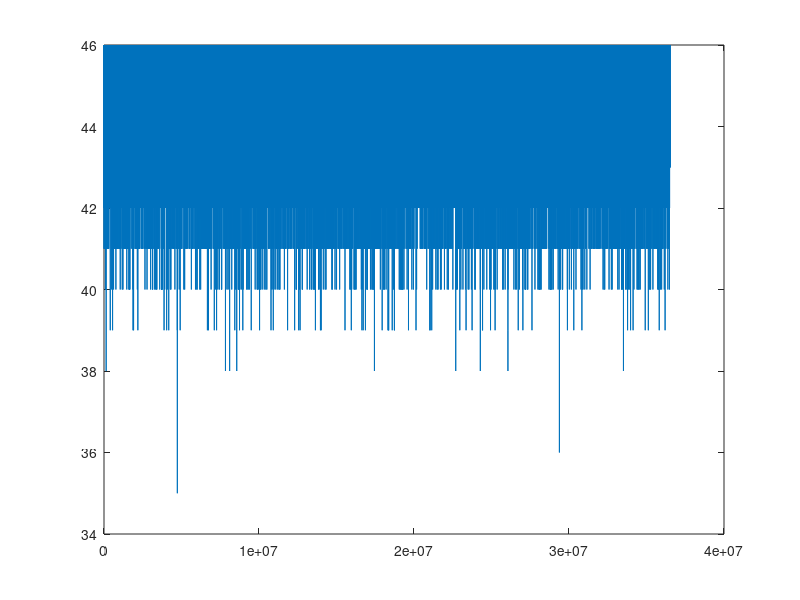

MATLAB code to generate this figure: (Note: this script raises an error after producing the figure.)
close all
clear all
clc

% This script is for testing dual source replenishment strategy
% with assumption of synchronized resupply time

%% Test Param
%.. Sim time
dt_sim      =   90;                  % [day]
time_sim    =   0:dt_sim:365*100000;

%.. Marcov Chain Period
dt_period   =   90;                 % [day]
cnt_period  =   round(dt_period/dt_sim);

%.. Failure rate
p_fail      =   0.05/365;            % [#/day]
p_sim       =   p_fail * dt_sim;    % [#/dt_sim]
p_period    =   p_fail * dt_period; % [#/dt_drfit]

%.. (Q,R) Policy Parameter
Q1  =   4;
R1  =   42;
Q2  =   4;
R2  =   38;

%.. Direct LV Parameters
mu_LV   =   60;     % [day]
T0_LV   =   0*dt_period;
p_av    =   0.9;

%% (Q, R) Policy with fixed time order
rng('default')
iter_max    =   10;

for iter = 1:1
    % Initialize Variables
    N_on =   R1+round(Q1*rand);
    Ni_on =   zeros(length(time_sim),1);    % The number of availalbe stock at every moment
    Ni_Q1 = -ones(length(time_sim),1);      % The number of stock right after the Q1 resupply moment
    Ni_R1 = -ones(length(time_sim),1);      % The number of stock at the R1 reordering moment
    Ni_Q2 = -ones(length(time_sim),1);      % The number of stock right after the Q2 resupply moment
    Ni_R2 = -ones(length(time_sim),1);      % The number of stock at the R2 reordering moment
    T_LV = -ones(length(time_sim),1);       % Lead Time
    N_av = 0;
    N_nav = 0;
    Lv_on = 0;
    cnt = 0;
    dcnt = 0;
    % Apply Policy
    for i = 1:length(time_sim)

        % Check Resupply Arrival
        if Lv_on == 1
            N_on = N_on + Q2;
            Lv_on = 0;
            Ni_Q2(i) = N_on;
        elseif Lv_on > 1
            Lv_on = Lv_on - 1;
        end
        
        % Generate Fail Sample at every drift period
        if mod(i,cnt_period) == 0
%             N_fail = poissrnd(N_on*p_period, 1);
            N_fail = poissrnd((Q1+R1)*p_period, 1);
            N_on = max([N_on - N_fail, 0]);
        end
        
        % Check Reorder at every drift period
        if mod(i,cnt_period) == 0
            % Check Q1 First
            
            Ni_R1(i) = N_on;
            if N_on <= R1
                if rand < p_av
                    N_on = N_on + Q1;
                    N_av = N_av + 1;
                else
                    N_nav = N_nav + 1;
                end
            end
            Ni_Q1(i) = N_on;
            % Check Q2 Next
            if Lv_on == 0 && N_on <= R2
                dt_LV = T0_LV + exprnd(mu_LV,1);
                Lv_on = ceil(dt_LV/dt_sim);
                T_LV(i) = Lv_on - 1;
                Ni_R2(i) = N_on;
            end
            
            if Lv_on ~= 0
                cnt = cnt + 1;
            else
                dcnt = dcnt + 1;
            end
        end
        
        % Update Profile
        Ni_on(i) = N_on;
    end
end
% Ni_on = Ni_on(Ni_on >= 0);
Ni_Q1 = Ni_Q1(Ni_Q1 >= 0);
Ni_R1 = Ni_R1(Ni_R1 >= 0);
Ni_Q2 = Ni_Q2(Ni_Q2 >= 0);
Ni_R2 = Ni_R2(Ni_R2 >= 0);
T_LV = T_LV(T_LV >= 0);

%%
figure(1)
plot(time_sim, Ni_on)

figure(2)
histogram(Ni_on(cnt_period:cnt_period:end),'Normalization','probability')
xlabel('Number of stock for entire period')
ylabel('Probability')

figure(3)
histogram(Ni_Q1(:),'Normalization','probability')
xlabel('Number of stock right after Q1 resupply')
ylabel('Probability')

figure(4)
histogram(Ni_R1(:),'Normalization','probability')
xlabel('Number of stock at reordering of R1 resupply')
ylabel('Probability')

figure(31)
histogram(Ni_Q2(:),'Normalization','probability')
xlabel('Number of stock right after Q2 resupply')
ylabel('Probability')

figure(41)
histogram(Ni_R2(:),'Normalization','probability')
xlabel('Number of stock at reordering of R2 resupply')
ylabel('Probability')

figure(5)
histogram(T_LV(:),'Normalization','probability','BinWidth',1)
xlabel('Lead Time Distribution')
ylabel('Probability')

%%
% f = p_sim;
f = p_period;
lam = 1/mu_LV;

%.. State
xmax = Q1 + Q2 + R1;
x = xmax:-1:0;
nx = length(x);

%.. Failure Transition Matrix
Pf = zeros(nx);
for i = 1:nx
    Pf(i:end,i) = poisspdf(0:nx-i, (Q1+R1)*f)';        % Constant Failure Rate
%     Pf(i:end,i) = poisspdf(0:nx-i, (nx-i)*f)';  % Stock Level Dependant Failure Rate
    Pf(end,i) = 1 - sum(Pf(1:end-1, i));
end
i_r1 = xmax - R1;
i_r2 = xmax - R2;
U0 = Pf(1:i_r2, 1:i_r2);
U1 = Pf(i_r2+1:end, i_r2+1:end);
B = Pf(i_r2+1:end, 1:i_r2);

%.. Resupply Transition Matrix
Pq1 = zeros(nx);
Pq1(1:i_r1, 1:i_r1) = eye(Q1+Q2);
Pq1(i_r1+1-Q1:nx-Q1, i_r1+1:nx) = p_av*eye(R1+1);
Pq1(i_r1+1:nx, i_r1+1:nx) = Pq1(i_r1+1:nx, i_r1+1:nx) + (1-p_av)*eye(R1+1);

Pq2 = zeros(nx); 
Pq2(1:Q2, 1:Q2) = eye(Q2);
Pq2(1:nx-Q2, Q2+1:nx) = eye(nx-Q2);

%.. Selection Matrix
C1 = eye(nx);
C2 = zeros(nx);
C2(i_r2+1:end,i_r2+1:end) = eye(R2+1);
C1 = C1 - C2;

%.. Full Transition
% Pr2o = C2*inv(eye(nx) - Pq1*Pf*C1);
Pr2o = C2*Pq1*Pf*inv(eye(nx) - C1*Pq1*Pf);
% Po2r = (1 - exp(-lam*dt_period))*Pq2*Pq1*Pf*inv(eye(nx)-exp(-lam*dt_period)*Pq1*Pf); 
Po2r = (1 - exp(-lam*dt_period))*Pq2*inv(eye(nx)-exp(-lam*dt_period)*Pq1*Pf);
Pr2r = Po2r*Pr2o;
Po2o = Pr2o*Po2r;
pi_r = limitdist(Pr2r');         % Prob. Dist after reorder arrives
pi_o = Pr2o*pi_r;                % Prob. Dist when reorder is made
% pi_r = limitdist(Pr2r')

pi_1f = Pf*inv(eye(nx) - C1*Pq1*Pf)*pi_r;
pi_2f = exp(-lam*dt_period)*Pf*inv(eye(nx) - exp(-lam*dt_period)*Pq1*Pf)*pi_o;
pi_r1 = 1/(sum(pi_1f)+sum(pi_2f))*pi_1f + 1/(sum(pi_1f)+sum(pi_2f))*pi_2f;
% pi_r1 = 0.5/(sum(pi_1f))*pi_1f + 0.5/(sum(pi_2f))*pi_2f;
pi_q1 = Pq1*pi_r1;

pi_1 = C1*Pq1*Pf*inv(eye(nx) - C1*Pq1*Pf)*pi_r;
pi_2 = inv(eye(nx) - exp(-lam*dt_period)*Pq1*Pf)*pi_o;
pi_t = 1/(sum(pi_1)+sum(pi_2))*pi_1 + 1/(sum(pi_1)+sum(pi_2))*pi_2;

figure(2); hold on
plot(x, pi_t, 'r*')

figure(3); hold on
plot(x, pi_q1, 'r*')
figure(4); hold on
plot(x, pi_r1, 'r*')

figure(31); hold on
plot(x, pi_r, 'r*')

figure(41); hold on
plot(x, pi_o, 'r*')

rho1 = 1 - exp(-lam*dt_period);
a = Pf*C1*Pq1 + rho1*Pf*Pq2*inv(eye(nx) - exp(-lam*dt_period)*Pq1*Pf)*C2*Pq1;
pi_0 = limitdist(a');

% pi_1 = inv(eye(nx) - C1*Pq1*Pf)*C1*Pq1*pi_0
% pi_1 = C1*Pq1*inv(eye(nx) - C1*Pq1*Pf)*pi_0
% pi_2 = inv(eye(nx) - exp(-lam*dt_period)*Pq1*Pf)*C2*Pq1*pi_0
% pi_2 = inv(eye(nx) - exp(-lam*dt_period)*Pq1*Pf)*C2*Pq1*pi_0

%% Frequency based method
%.. No Wait Time
rho = (1 - exp(-lam*dt_period));
A11 = Pf*C1 + rho*Pf*Pq2*C2;
A12 = rho*Pf*Pq2;
A21 = (1-rho)*Pf*C2;
A22 = (1-rho)*Pf;
AA = [A11, A12; A21, A22];
P_AA = AA * blkdiag(Pq1,Pq1);
pi_AA = limitdist(P_AA');

%.. Const Wait Time + Exp. Dist
% rho = (1 - exp(-lam*dt_period));
% A11 = Pf*C1*Pq1;
% A12 = rho*Pf*Pq2*Pq1;
% A21 = Pf*Pq1*Pf*C2*Pq1;
% A22 = (1-rho)*Pf*Pq1;
% AA = [A11, A12; A21, A22];
% pi_AA = limitdist(AA');
pi_fo = C2*Pq1*pi_AA(1:nx)/sum(C2*Pq1*pi_AA(1:nx));
pi_ft = Pq1*sum(reshape(pi_AA,nx,2),2);
tmp1 = reshape(pi_AA,nx,2);
tmp1 = [tmp1, Pf*C2*Pq1*tmp1(:,1)];

% pi_ft = Pq1*sum(tmp1,2)/sum(sum(tmp1,2));

% rho = (1 - exp(-lam*dt_period));
% A11 = Pf*C1*Pq1;
% A12 = rho*Pf*Pq2*Pq1;
% A13 = zeros(nx,nx);
% A21 = zeros(nx,nx);
% A22 = (1-rho)*Pf*Pq1;
% A23 = Pf*Pq1;
% A31 = Pf*C2*Pq1;
% A32 = zeros(nx,nx);
% A33 = zeros(nx,nx);
% AA = [A11, A12, A13; 
%       A21, A22, A23;
%       A31, A32, A33];
% pi_AA = limitdist(AA');
% pi_fo = C2*Pq1*pi_AA(1:nx)/sum(C2*Pq1*pi_AA(1:nx));
% pi_ft = Pq1*sum(reshape(pi_AA,nx,3),2);
% tmp2 = reshape(pi_AA,nx,3)

figure(2)
plot(x, pi_ft, 'gd')

figure(41)
plot(x, pi_fo, 'gd')

function p=limitdist(P)
%Obtain the stationary probability distribution
%vector p of an irreducible, recurrent Markov
%chain by state reduction. P is the transition
%probabilities matrix of a discrete-time Markov
%chain or the generator matrix Q.
% https://www.math.wustl.edu/~feres/Math450Lect04.pdf

[ns ms]=size(P);
n=ns;
p=zeros(n);
while n>1
    n1=n-1;
    s=sum(P(n,1:n1));
    P(1:n1,n)=P(1:n1,n)/s;
    n2=n1;
    while n2>0
        P(1:n1,n2)=P(1:n1,n2)+P(1:n1,n)*P(n,n2);
        n2=n2-1;
    end
    n=n-1;
end
%backtracking
p(1)=1;
j=2;
while j<=ns
    j1=j-1;
    p(j)=sum(p(1:j1).*(P(1:j1,j))');
    j=j+1;
end
p=p/(sum(p));
end
